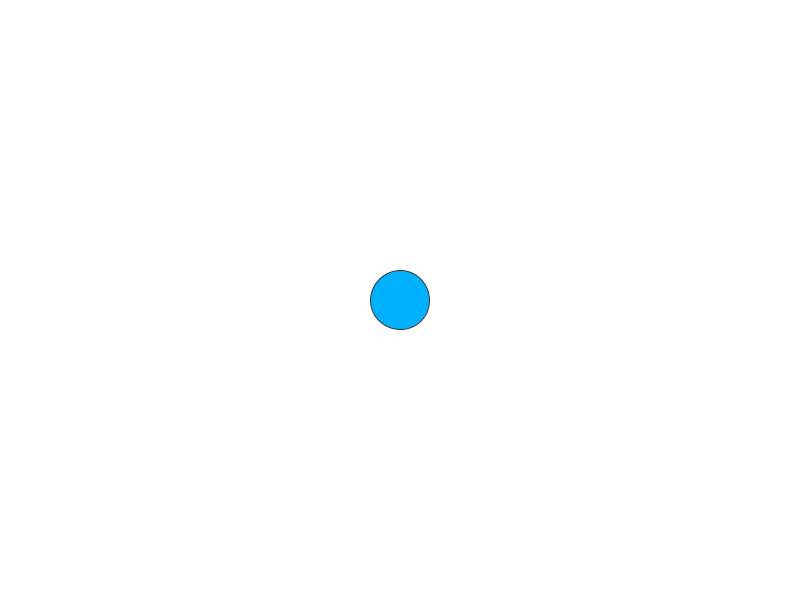
Frame 1 (no input)
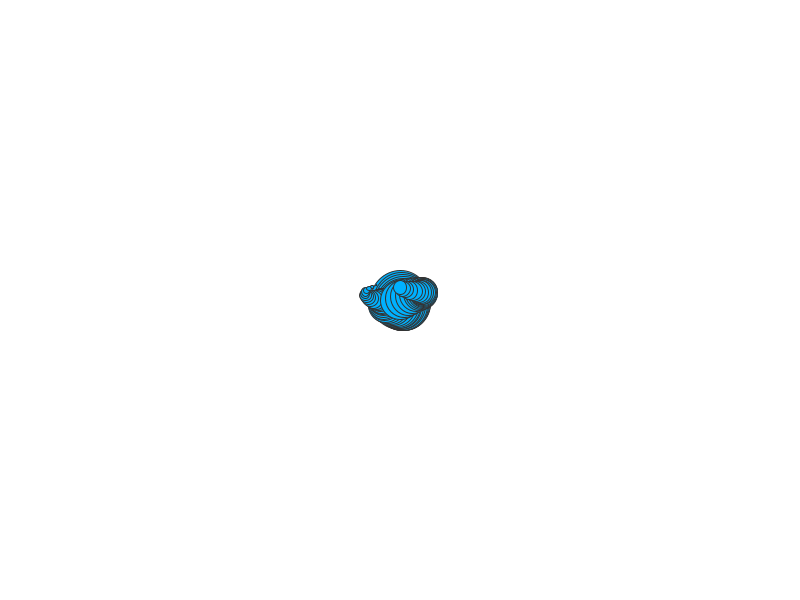
Frame 60 (the mouse pressed at the canvas centre just before this capture)
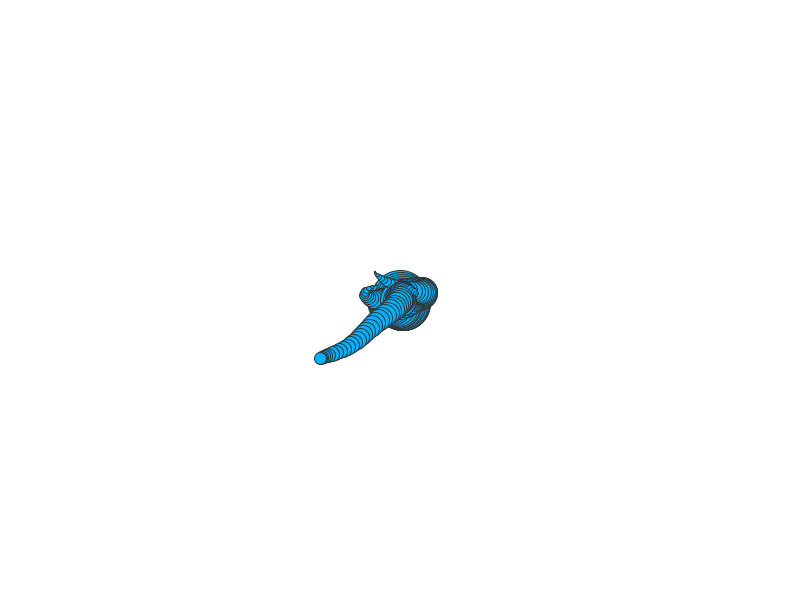
Frame 120 (the mouse held since frame 60 and released just before this capture)

The Processing sketch that drew these frames (run headless with seeded random() and noise(); from frame 60 on, the mouse is pressed at the canvas centre):

// Processing sketch: processing_402
// ── processing_402.pde

//-----------VARS---------
float shrinkRate;
float ellipseSize;
float xPos, yPos;
float xOff = 0.0;
float yOff = 0.0;
float scalarX, scalarY;
int circleColor;
int colorChangeRate;

//-----------FUNCTIONS-------------
void reset(){
  ellipseSize = random(20, 80);
  xPos = width/2;
  yPos = height/2;
  shrinkRate = random(-2.0, -.4);
  scalarX = random(10, 20);
  scalarY = random(10, 20);
  //circleColor = (0, 177, 255);
  colorChangeRate = (int)random(10);
  println(shrinkRate);
}


//-----------MAIN---------
void setup() {
  size (800, 600);
  frameRate(150);
  reset();
  smooth();
  background(255);
}

void draw(){
  if (ellipseSize > 0){
  
  fill(0, 177, 255);
  stroke(50);
  ellipse(xPos, yPos, ellipseSize, ellipseSize);
  ellipseSize = ellipseSize + shrinkRate;
  xOff = xOff + .05;
  yOff = yOff + .02;
  xPos = xPos + (noise(xOff) - .5)*scalarX;
  yPos = yPos + (noise(yOff) - .5)*scalarY;
  //circleColor = circleColor + colorChangeRate;
  
  
  }
  else {
    reset();
  }
}
  
